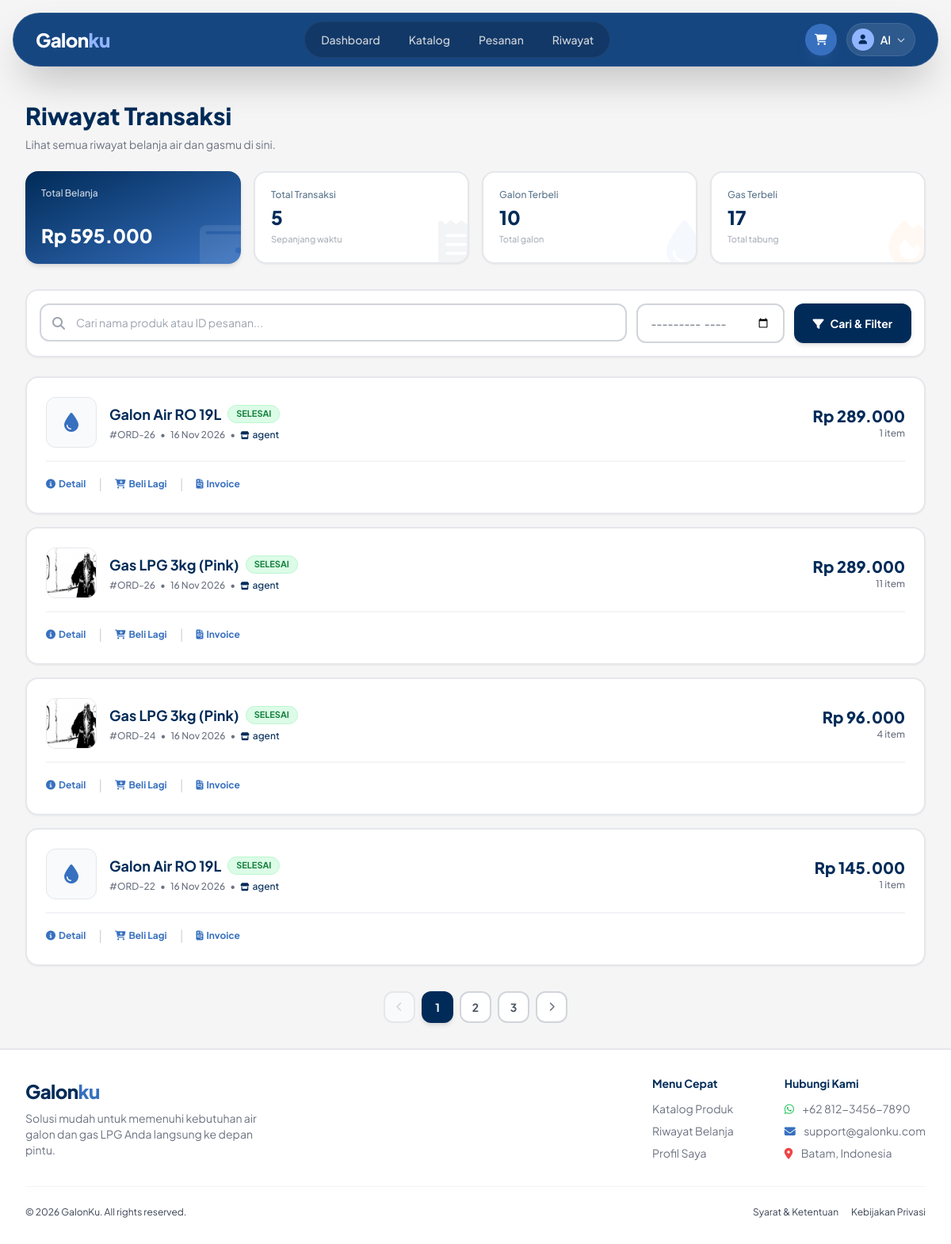
Page /user/riwayat.php (signed in) on the committed database.
### tables this page shows
CREATE TABLE `orders` (
  `id_order` int NOT NULL,
  `order_date` datetime DEFAULT CURRENT_TIMESTAMP,
  `total_price` decimal(10,2) DEFAULT NULL,
  `id_user` int DEFAULT NULL,
  `id_agent` int DEFAULT NULL
);

CREATE TABLE `product` (
  `id_product` int NOT NULL,
  `id_agent` int NOT NULL,
  `img` varchar(255) DEFAULT NULL,
  `name_product` varchar(100) NOT NULL,
  `price` decimal(10,2) NOT NULL,
  `stock` int NOT NULL
);

CREATE TABLE `order_detail` (
  `id_order_detail` int NOT NULL,
  `quantity_item` int NOT NULL,
  `status` enum('SELESAI','DIPROSES','PENGANTARAN','MENUNGGU KONFIRMASI AGENT') NOT NULL,
  `subtotal` decimal(10,2) NOT NULL,
  `id_order` int DEFAULT NULL,
  `id_product` int DEFAULT NULL
);

CREATE TABLE `users` (
  `id_user` int NOT NULL,
  `foto` longblob,
  `username` varchar(50) NOT NULL,
  `password` varchar(255) NOT NULL,
  `no_hp` varchar(255) NOT NULL,
  `email` varchar(100) DEFAULT NULL,
  `address` text,
  `depot` varchar(50) DEFAULT NULL,
  `id_role` int DEFAULT NULL
);

### user/riwayat.php (the view, shortened to what this page needs)
<?php
include __DIR__ . '/../koneksi.php';
$id_user  = $_SESSION['id_user'];
$search = isset($_GET['search']) ? $_GET['search'] : '';
$bulan  = isset($_GET['bulan']) ? $_GET['bulan'] : '';
$limit = 4;
$page = isset($_GET['page']) ? (int)$_GET['page'] : 1;
$offset = ($page - 1) * $limit;
$query_stat = "SELECT COUNT(id_order) AS total_transaksi, SUM(total_price) AS total_belanja
               FROM orders WHERE id_user = '$id_user'";
$result_stat = mysqli_query($koneksi, $query_stat);
$stat = mysqli_fetch_assoc($result_stat);
$total_transaksi = $stat['total_transaksi'] ?? 0;
$total_belanja   = $stat['total_belanja'] ?? 0;
$query_galon = "SELECT SUM(od.quantity_item) AS total_galon
                FROM order_detail od
                JOIN orders o ON od.id_order = o.id_order
                JOIN product p ON od.id_product = p.id_product
                WHERE o.id_user = '$id_user' AND p.name_product LIKE '%Galon%'";
$result_galon = mysqli_query($koneksi, $query_galon);
$total_galon = mysqli_fetch_assoc($result_galon)['total_galon'] ?? 0;
$query_gas = "SELECT SUM(od.quantity_item) AS total_gas
              FROM order_detail od
              JOIN orders o ON od.id_order = o.id_order
              JOIN product p ON od.id_product = p.id_product
              WHERE o.id_user = '$id_user' AND p.name_product LIKE '%Gas%'";
$result_gas = mysqli_query($koneksi, $query_gas);
$total_gas = mysqli_fetch_assoc($result_gas)['total_gas'] ?? 0;
?>
<!DOCTYPE html>
<html lang="id">
<head>
    <?php include '../layout/assets.php'; ?>
</head>
<body class="font-sans antialiased bg-surface">
    <?php include '../layout/navbar.php'; ?>
    <main class="max-w-7xl mx-auto px-4 sm:px-6 lg:px-8 py-6 md:py-8">
        <div class="mb-6">
            <h1 class="text-2xl md:text-3xl font-extrabold text-primary mb-2">Riwayat Transaksi</h1>
            <p class="text-sm text-gray-500">Lihat semua riwayat belanja air dan gasmu di sini.</p>
        </div>
        <div class="grid grid-cols-2 lg:grid-cols-4 gap-3 md:gap-4 mb-8">
            <div class="bg-gradient-to-br from-primary to-secondary rounded-2xl p-4 md:p-5 text-white shadow-md relative overflow-hidden flex flex-col justify-between min-h-[110px]">
                <i class="fa-solid fa-wallet absolute -right-2 -bottom-2 text-6xl opacity-10"></i>
                <p class="text-white/80 text-xs font-medium mb-1">Total Belanja</p>
                <p class="font-extrabold text-lg md:text-2xl">Rp <?= number_format($total_belanja, 0, ',', '.'); ?></p>
            </div>
            <div class="bg-white rounded-2xl p-4 md:p-5 shadow-sm border-2 border-gray-200 relative overflow-hidden flex flex-col justify-between min-h-[110px]">
                <i class="fa-solid fa-receipt absolute -right-2 -bottom-2 text-6xl text-primary opacity-5"></i>
                <p class="text-accent text-xs font-medium mb-1">Total Transaksi</p>
                <div>
                    <p class="font-extrabold text-primary text-lg md:text-2xl"><?= $total_transaksi; ?></p>
                    <p class="text-[11px] text-gray-400 mt-1">Sepanjang waktu</p>
                </div>
            </div>
            <div class="bg-white rounded-2xl p-4 md:p-5 shadow-sm border-2 border-gray-200 relative overflow-hidden flex flex-col justify-between min-h-[110px]">
                <i class="fa-solid fa-droplet absolute -right-2 -bottom-2 text-6xl text-secondary opacity-5"></i>
                <p class="text-accent text-xs font-medium mb-1">Galon Terbeli</p>
                <div>
                    <p class="font-extrabold text-primary text-lg md:text-2xl"><?= $total_galon; ?></p>
                    <p class="text-[11px] text-gray-400 mt-1">Total galon</p>
                </div>
            </div>
            <div class="bg-white rounded-2xl p-4 md:p-5 shadow-sm border-2 border-gray-200 relative overflow-hidden flex flex-col justify-between min-h-[110px]">
                <i class="fa-solid fa-fire absolute -right-2 -bottom-2 text-6xl text-orange-500 opacity-5"></i>
                <p class="text-accent text-xs font-medium mb-1">Gas Terbeli</p>
                <div>
                    <p class="font-extrabold text-primary text-lg md:text-2xl"><?= $total_gas; ?></p>
                    <p class="text-[11px] text-gray-400 mt-1">Total tabung</p>
                </div>
            </div>
        </div>
        <form action="" method="GET" class="bg-white rounded-2xl p-4 mb-6 shadow-sm border-2 border-gray-200 flex flex-col md:flex-row gap-3">
            <div class="flex-1 relative">
                <i class="fa-solid fa-magnifying-glass absolute left-4 top-1/2 -translate-y-1/2 text-gray-400"></i>
                <input type="text" name="search" value="<?= htmlspecialchars($search); ?>" placeholder="Cari nama produk atau ID pesanan..."
                    class="w-full pl-11 pr-4 py-3 rounded-xl border-2 border-gray-300 focus:border-primary focus:ring-2 focus:ring-primary/20 outline-none transition text-sm">
            </div>
            <input type="month" name="bulan" value="<?= htmlspecialchars($bulan); ?>"
                class="px-4 py-3 rounded-xl border-2 border-gray-300 focus:border-primary focus:ring-2 focus:ring-primary/20 outline-none transition text-sm bg-white text-gray-600">
            <button type="submit" class="px-6 py-3 rounded-xl bg-primary text-white text-sm font-bold shadow-md hover:bg-secondary transition">
                <i class="fa-solid fa-filter mr-2"></i>Cari & Filter
            </button>
        </form>
        <div class="space-y-4">
            <?php
            $query_riwayat = "SELECT o.id_order, o.order_date, o.total_price,
                                     p.name_product, p.img, od.quantity_item, od.id_product, od.status,
                                     u.username AS agent_name
                              FROM orders o
                              JOIN order_detail od ON o.id_order = od.id_order
                              JOIN product p ON od.id_product = p.id_product
                              LEFT JOIN users u ON p.id_agent = u.id_user
                              WHERE o.id_user = '$id_user'";
            $query_count = $query_riwayat;
            $result_count = mysqli_query($koneksi, $query_count);
            $total_data = mysqli_num_rows($result_count);
            $total_pages = ceil($total_data / $limit);
            $query_riwayat .= " ORDER BY o.order_date DESC LIMIT $limit OFFSET $offset";
            $result_riwayat = mysqli_query($koneksi, $query_riwayat);
            while ($row = mysqli_fetch_array($result_riwayat)) {
                $status_db = $row['status'];
                $badgeClass = "bg-gray-100 text-gray-700 border-gray-200";
                if ($status_db == 'SELESAI') $badgeClass = "bg-green-100 text-green-700 border-green-200";
                elseif ($status_db == 'DIPROSES') $badgeClass = "bg-blue-100 text-blue-700 border-blue-200";
                elseif ($status_db == 'PENGANTARAN') $badgeClass = "bg-orange-100 text-orange-700 border-orange-200";
            ?>
            <div class="bg-white rounded-2xl p-5 md:p-6 shadow-sm border-2 border-gray-200 hover:border-primary/30 hover:shadow-md transition-all">
                <div class="flex flex-col md:flex-row md:items-center gap-4">
                    <div class="w-14 h-14 md:w-16 md:h-16 rounded-xl bg-gray-50 flex items-center justify-center flex-shrink-0 overflow-hidden border border-gray-200">
                        <?php if (!empty($row['img']) && is_string($row['img']) && strpos($row['img'], 'dummy') === false) { ?>
                            <img src="../poto/<?= $row['img']; ?>" class="w-full h-full object-cover" alt="<?= $row['name_product']; ?>">
                        <?php } else { ?>
                            <i class="fa-solid fa-droplet text-secondary text-2xl"></i>
                        <?php } ?>
                    </div>
                    <div class="flex-1 min-w-0">
                        <div class="flex items-center gap-2 mb-1">
                            <h3 class="font-bold text-primary text-base md:text-lg truncate"><?= htmlspecialchars($row['name_product']); ?></h3>
                            <span class="text-[11px] <?= $badgeClass; ?> font-bold px-2.5 py-0.5 rounded-full border"><?= $status_db; ?></span>
                        </div>
                        <p class="text-xs text-gray-500 font-medium">
                            #ORD-<?= $row['id_order']; ?> <span class="mx-1">•</span> <?= date('d M Y', strtotime($row['order_date'])); ?> <span class="mx-1">•</span>
                            <span class="text-primary"><i class="fa-solid fa-store text-[10px] mr-1"></i><?= htmlspecialchars($row['agent_name'] ?? 'GalonKu'); ?></span>
                        </p>
                    </div>
                    <div class="text-left md:text-right flex-shrink-0 bg-gray-50 md:bg-transparent p-3 md:p-0 rounded-lg md:rounded-none mt-2 md:mt-0">
                        <p class="font-extrabold text-primary text-lg md:text-xl">Rp <?= number_format($row['total_price'], 0, ',', '.'); ?></p>
                        <p class="text-xs text-gray-500 font-medium"><?= $row['quantity_item']; ?> item</p>
                    </div>
                </div>
                <div class="flex items-center gap-4 mt-4 pt-4 border-t-2 border-gray-100">
                    <a href="detail_pesanan.php?id=<?= $row['id_order']; ?>" class="text-xs font-bold text-secondary hover:text-primary transition flex items-center gap-1">
                        <i class="fa-solid fa-circle-info"></i> Detail
                    </a>
                    <span class="text-gray-300">|</span>
                    <button type="button" onclick="openBeliLagi(<?= $row['id_product']; ?>, '<?= htmlspecialchars($row['name_product']); ?>')" class="text-xs font-bold text-secondary hover:text-primary transition flex items-center gap-1">
                        <i class="fa-solid fa-cart-plus"></i> Beli Lagi
                    </button>
                    <span class="text-gray-300">|</span>
                    <a href="invoice.php?id=<?= $row['id_order']; ?>" class="text-xs font-bold text-secondary hover:text-primary transition flex items-center gap-1">
                        <i class="fa-solid fa-file-invoice"></i> Invoice
                    </a>
                </div>
            </div>
            <?php }  ?>
        </div>
        <?php if ($total_pages > 1): ?>
        <div class="flex justify-center items-center gap-2 mt-8">
            <?php if ($page > 1): ?>
                <a href="?page=<?= $page - 1; ?>&search=<?= urlencode($search); ?>&bulan=<?= urlencode($bulan); ?>" class="w-10 h-10 rounded-xl border-2 border-gray-300 bg-white flex items-center justify-center text-gray-500 hover:bg-gray-50 hover:text-primary transition">
                    <i class="fa-solid fa-chevron-left text-xs"></i>
                </a>
            <?php else: ?>
                <button disabled class="w-10 h-10 rounded-xl border-2 border-gray-200 bg-gray-50 flex items-center justify-center text-gray-300 cursor-not-allowed">
                    <i class="fa-solid fa-chevron-left text-xs"></i>
                </button>
            <?php endif; ?>
            <?php for ($i = 1; $i <= $total_pages; $i++): ?>
                <?php if ($i == $page): ?>
                    <span class="w-10 h-10 rounded-xl bg-primary text-white flex items-center justify-center text-sm font-bold shadow-md">
                        <?= $i; ?>
                    </span>
                <?php else: ?>
                    <a href="?page=<?= $i; ?>&search=<?= urlencode($search); ?>&bulan=<?= urlencode($bulan); ?>" class="w-10 h-10 rounded-xl border-2 border-gray-300 bg-white flex items-center justify-center text-gray-600 text-sm font-bold hover:bg-gray-50 hover:text-primary transition">
                        <?= $i; ?>
                    </a>
                <?php endif; ?>
            <?php endfor; ?>
            <?php if ($page < $total_pages): ?>
                <a href="?page=<?= $page + 1; ?>&search=<?= urlencode($search); ?>&bulan=<?= urlencode($bulan); ?>" class="w-10 h-10 rounded-xl border-2 border-gray-300 bg-white flex items-center justify-center text-gray-500 hover:bg-gray-50 hover:text-primary transition">
                    <i class="fa-solid fa-chevron-right text-xs"></i>
                </a>
            <?php else: ?>
                <button disabled class="w-10 h-10 rounded-xl border-2 border-gray-200 bg-gray-50 flex items-center justify-center text-gray-300 cursor-not-allowed">
                    <i class="fa-solid fa-chevron-right text-xs"></i>
                </button>
            <?php endif; ?>
        </div>
        <?php endif; ?>
    </main>
    <?php include '../layout/footer.php'; ?>
</body>
</html>

### rows in the picture
orders: product.name_product "Galon Air RO 19L", order_detail.status "SELESAI", id_order "26", order_date "16 Nov 2026", users.username "agent", total_price "289.000", order_detail.quantity_item "1", product.img (picture), product.name_product "Gas LPG 3kg (Pink)", order_detail.quantity_item "11"
orders: product.img (picture), product.name_product "Gas LPG 3kg (Pink)", order_detail.status "SELESAI", id_order "24", order_date "16 Nov 2026", users.username "agent", total_price "96.000", order_detail.quantity_item "4"
orders: product.name_product "Galon Air RO 19L", order_detail.status "SELESAI", id_order "22", order_date "16 Nov 2026", users.username "agent", total_price "145.000", order_detail.quantity_item "1"

### other values in the picture
$nav_username "Al"
$total_belanja "595.000"
$total_transaksi "5"
$total_galon "10"
$total_gas "17"
